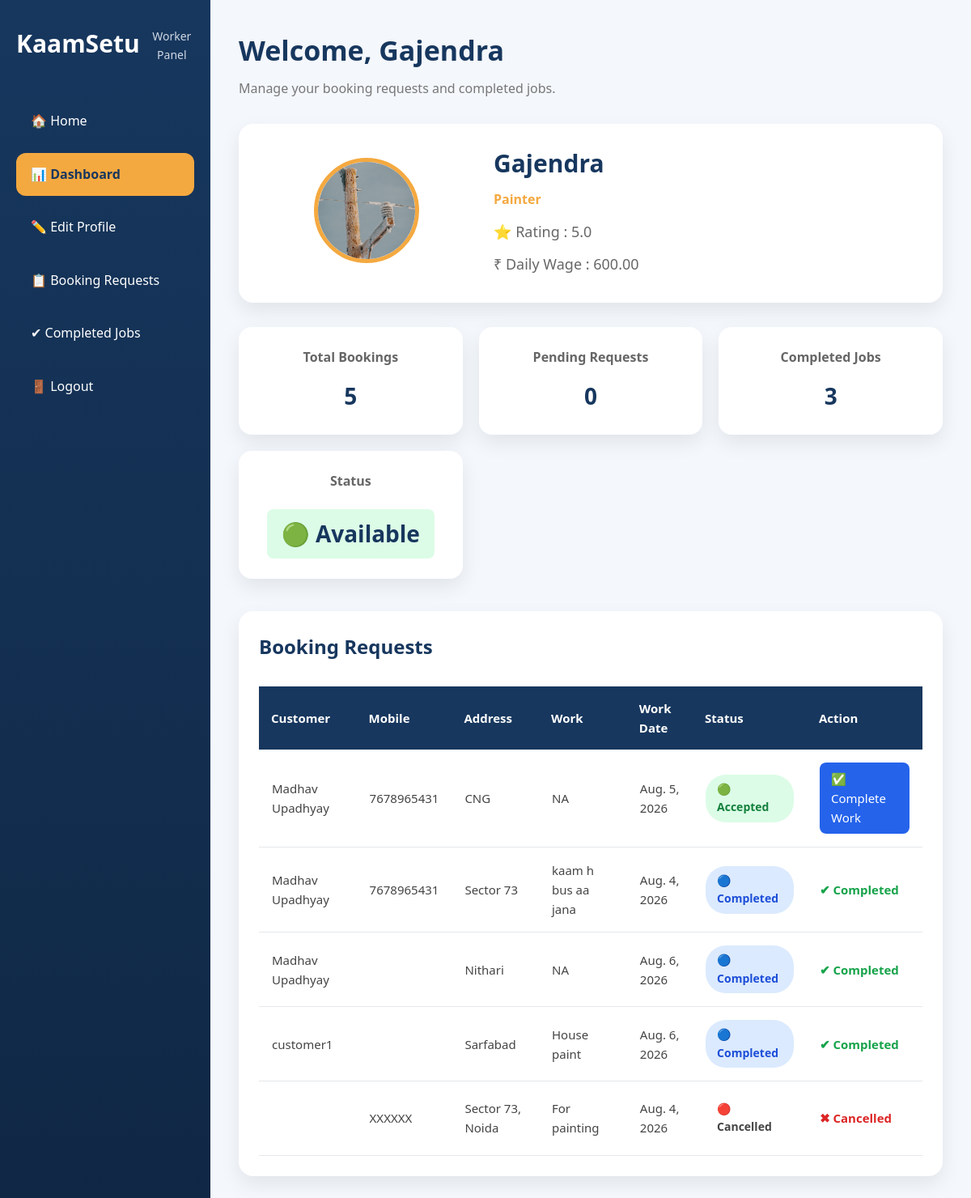
Page /worker/dashboard/ (signed in) on the committed database.
### workers/models.py (models this page shows, shortened)
class Worker(models.Model):
    user = models.OneToOneField(
        User,
        on_delete=models.CASCADE,
        null=True,
        blank=True,
        related_name="worker_profile"
    )
    PROFESSION_CHOICES = [
    ("Rajmistri", "राजमिस्त्री"),
    ("Plumber", "प्लम्बर"),
    ("Electrician", "इलेक्ट्रिशियन"),
    ("Painter", "पेंटर"),
    ("Carpenter", "कारपेंटर"),
    ("Welder", "वेल्डर"),
    ("Helper", "हेल्पर"),
    ("AC Repair", "AC रिपेयर"),
]
    name = models.CharField(max_length=100)
    mobile = models.CharField(max_length=15)
    profession = models.CharField(max_length=30, choices=PROFESSION_CHOICES)
    experience = models.PositiveIntegerField(help_text="Experience in years")
    city = models.CharField(max_length=100)
    area = models.CharField(max_length=100)
    daily_wage = models.DecimalField(max_digits=8, decimal_places=2)
    about = models.TextField(blank=True)
    available = models.BooleanField(default=True)
    profile_photo = models.ImageField(upload_to="workers/", blank=True, null=True)
    rating = models.DecimalField(max_digits=2, decimal_places=1, default=5.0)
    reviews = models.PositiveIntegerField(default=0)
    vverified = models.BooleanField(default=False)

### bookings/models.py (models this page shows, shortened)
class Booking(models.Model):
    STATUS_CHOICES = [
        ("Pending", "Pending"),
        ("Accepted", "Accepted"),
        ("Completed", "Completed"),
        ("Cancelled", "Cancelled"),
    ]
    worker = models.ForeignKey(
        Worker,
        on_delete=models.CASCADE,
        related_name="bookings"
    )
    customer = models.ForeignKey(
        User,
        on_delete=models.CASCADE,
        related_name="customer_bookings",
        null=True,
        blank=True
    )
    customer_name = models.CharField(
        max_length=100
    )
    customer_mobile = models.CharField(
        max_length=15,
        blank=True
    )
    customer_address = models.TextField()
    work_date = models.DateField()
    work_description = models.TextField()
    status = models.CharField(
        max_length=20,
        choices=STATUS_CHOICES,
        default="Pending"
    )
    created_at = models.DateTimeField(
        auto_now_add=True
    )

### workers/views.py (the view)
@login_required
def worker_dashboard(request):
    worker = request.user.worker_profile
    bookings = Booking.objects.filter(
        worker=worker
    ).order_by("-created_at")
    total_bookings = bookings.count()
    pending_bookings = bookings.filter(
        status="Pending"
    ).count()
    accepted_bookings = bookings.filter(
        status="Accepted"
    ).count()
    completed_bookings = bookings.filter(
        status="Completed"
    ).count()
    return render(
        request,
        "worker_dashboard.html",
        {
            "worker": worker,
            "bookings": bookings,
            "total_bookings": total_bookings,
            "pending_bookings": pending_bookings,
            "accepted_bookings": accepted_bookings,
            "completed_bookings": completed_bookings,
        }
    )

### templates/worker_dashboard.html (shortened to what this page needs)
{% extends "base.html" %}
{% load static %}
{% block extra_css %}
<link rel="stylesheet" href="{% static 'css/dashboard.css' %}">
{% endblock %}
{% block content %}
<div class="dashboard">
    <aside class="sidebar">
        <div class="logo">
            <h2>KaamSetu</h2>
            <p>Worker Panel</p>
        </div>
        <ul class="menu">
            <li>
                <a href="{% url 'home' %}">
                    🏠 Home
                </a>
            </li>
            <li>
                <a href="{% url 'worker_dashboard' %}" class="active">
                    📊 Dashboard
                </a>
            </li>
            <li>
                <a href="#">
                    ✏️ Edit Profile
                </a>
            </li>
            <li>
                <a href="#booking-requests">
                    📋 Booking Requests
                </a>
            </li>
            <li>
                <a href="#">
                    ✔ Completed Jobs
                </a>
            </li>
            <li>
                <a href="{% url 'logout' %}">
                    🚪 Logout
                </a>
            </li>
        </ul>
    </aside>
    <main class="main-content">
        <div class="top-bar">
            <h1>
                Welcome,
                {{ worker.name }}
            </h1>
            <p>
                Manage your booking requests and completed jobs.
            </p>
        </div>
        <div class="profile-card">
            <div class="profile-image">
                {% if worker.profile_photo %}
                <img src="{{ worker.profile_photo.url }}" alt="Worker">
                {% else %}
                <img src="{% static 'images/worker.png' %}" alt="Worker">
                {% endif %}
            </div>
            <div class="profile-info">
                <h2>{{ worker.name }}</h2>
                <h4>{{ worker.profession }}</h4>
                <p>
                    ⭐ Rating : {{ worker.rating }}
                </p>
                <p>
                    ₹ Daily Wage : {{ worker.daily_wage }}
                </p>
            </div>
        </div>
        <div class="stats">
            <div class="stat-card">
                <h4>Total Bookings</h4>
                <h2>{{ total_bookings }}</h2>
            </div>
            <div class="stat-card">
                <h4>Pending Requests</h4>
                <h2>{{ pending_bookings }}</h2>
            </div>
            <div class="stat-card">
                <h4>Completed Jobs</h4>
                <h2>{{ completed_bookings }}</h2>
            </div>
            <div class="stat-card">
                <h4>Status</h4>
                {% if worker.available %}
                <h2 class="available">
                    🟢 Available
                </h2>
                {% else %}
                <h2 class="busy">
                    🔴 Busy
                </h2>
                {% endif %}
            </div>
        </div>
        <div id="booking-requests" style="margin-top:40px;">
            <div class="profile-card">
                <div style="width:100%;">
                    <h2 style="margin-bottom:20px;">
                        Booking Requests
                    </h2>
                    <div style="overflow-x:auto;">
                        <table class="booking-table">
                            <thead>
                                <tr>
                                    <th>Customer</th>
                                    <th>Mobile</th>
                                    <th>Address</th>
                                    <th>Work</th>
                                    <th>Work Date</th>
                                    <th>Status</th>
                                    <th>Action</th>
                                </tr>
                            </thead>
                            <tbody>
                                {% for booking in bookings %}
                                <tr>
                                    <td>
                                        {{ booking.customer_name }}
                                    </td>
                                    <td>
                                        {% if booking.status == "Accepted" or booking.status == "Completed" %}
                                        {{ booking.customer_mobile }}
                                        {% else %}
                                        {{ booking.customer_mobile|slice:":4" }}XXXXXX
                                        {% endif %}
                                    </td>
                                    <td>
                                        {{ booking.customer_address }}
                                    </td>
                                    <td>
                                        {{ booking.work_description }}
                                    </td>
                                    <td>
                                        {{ booking.work_date }}
                                    </td>
                                    <td>
                                        {% if booking.status == "Pending" %}
                                        <span class="status pending">
                                            🟡 Pending
                                        </span>
                                        {% elif booking.status == "Accepted" %}
                                        <span class="status accepted">
                                            🟢 Accepted
                                        </span>
                                        {% elif booking.status == "Completed" %}
                                        <span class="status completed">
                                            🔵 Completed
                                        </span>
                                        {% elif booking.status == "Cancelled" %}
                                        <span class="status rejected">
                                            🔴 Cancelled
                                        </span>
                                        {% endif %}
                                    </td>
                                    <td>
                                        {% if booking.status == "Pending" %}
                                        <a href="{% url 'update_booking_status' booking.id 'accept' %}"
                                            style="background:#16a34a;color:white;padding:8px 14px;text-decoration:none;border-radius:8px;margin-right:6px;display:inline-block;">
                                            Accept
                                        </a>
                                        <a href="{% url 'update_booking_status' booking.id 'reject' %}"
                                            style="background:#dc2626;color:white;padding:8px 14px;text-decoration:none;border-radius:8px;display:inline-block;">
                                            Reject
                                        </a>
                                        {% elif booking.status == "Accepted" %}
                                        <a href="{% url 'update_booking_status' booking.id 'complete' %}"
                                            style="background:#2563eb;color:white;padding:8px 14px;text-decoration:none;border-radius:8px;display:inline-block;">
                                            ✅ Complete Work
                                        </a>
                                        {% elif booking.status == "Completed" %}
                                        <span style="color:#16a34a;font-weight:600;">
                                            ✔ Completed
                                        </span>
                                        {% elif booking.status == "Cancelled" %}
                                        <span style="color:#dc2626;font-weight:600;">
                                            ✖ Cancelled
                                        </span>
                                        {% endif %}
                                    </td>
                                </tr>
                                {% empty %}
                                <tr>
                                    <td colspan="7" style="text-align:center;padding:35px;">
                                        No Booking Requests
                                    </td>
                                </tr>
                                {% endfor %}
                            </tbody>
                        </table>
                    </div>
                </div>
            </div>
        </div>
    </main>
</div>
{% endblock %}

### static/css/style.css (style rules this page uses)
* { margin:0; padding:0; box-sizing:border-box; }
body { font-family: "Segoe UI",sans-serif; background:#f8fafc; color:#222; line-height:1.6; }
.logo { display:flex; align-items:center; gap:12px; text-decoration: none; }
html { scroll-behavior:smooth; }
.profile-card { display:flex; gap:60px; background:#fff; border-radius:20px; padding:40px; box-shadow:0 10px 30px rgba(0,0,0,.08); align-items:center; flex-wrap:wrap; }
.profile-image { flex:1; text-align:center; }
.profile-image img { width:260px; height:260px; border-radius:20px; object-fit:cover; }
.profile-info { flex:2; }
.profile-info p { margin:12px 0; font-size:18px; }
.available { display:inline-block; background:#dcfce7; color:#166534; padding:8px 18px; border-radius:8px; margin-top:10px; }

### static/css/dashboard.css (style rules this page uses)
* { margin:0; padding:0; box-sizing:border-box; font-family:"Segoe UI",Tahoma,Geneva,Verdana,sans-serif; }
body { background:#f4f7fc; }
.dashboard { display:flex; min-height:100vh; }
.sidebar { width:260px; background:linear-gradient(180deg,#17375E,#0F2744); color:#fff; position:fixed; left:0; top:0; bottom:0; padding:30px 20px; overflow-y:auto; }
.logo { text-align:center; margin-bottom:40px; }
.logo h2 { font-size:30px; color:#ffffff; margin-bottom:5px; }
.logo p { color:#cfd8e3; font-size:14px; }
.menu { list-style:none; }
.menu li { margin-bottom:12px; }
.menu a { display:block; text-decoration:none; color:#ffffff; padding:14px 18px; border-radius:12px; transition:0.3s; font-size:16px; font-weight:500; }
.menu a.active { background:#f4a940; color:#17375E; font-weight:bold; }
.main-content { margin-left:260px; width:100%; padding:35px; }
.top-bar { margin-bottom:25px; }
.top-bar h1 { color:#17375E; font-size:34px; margin-bottom:8px; }
.top-bar p { color:#777; font-size:16px; }
.profile-card { background:#ffffff; border-radius:18px; padding:25px; display:flex; align-items:center; gap:25px; box-shadow:0 10px 25px rgba(0,0,0,.08); margin-bottom:30px; }
.profile-image img { width:130px; height:130px; object-fit:cover; border-radius:50%; border:5px solid #f4a940; }
.profile-info h2 { color:#17375E; font-size:30px; margin-bottom:8px; }
.profile-info h4 { color:#f4a940; margin-bottom:12px; }
.profile-info p { color:#666; margin-bottom:8px; }
.stats { display:grid; grid-template-columns:repeat(auto-fit,minmax(220px,1fr)); gap:20px; }
.stat-card { background:#ffffff; border-radius:16px; padding:25px; text-align:center; box-shadow:0 10px 25px rgba(0,0,0,.08); transition:.3s; }
.stat-card h4 { color:#666; margin-bottom:12px; font-size:16px; }
.stat-card h2 { color:#17375E; font-size:28px; }
.available { color:green; }
.booking-table { width:100%; border-collapse:collapse; margin-top:10px; }
.booking-table th { background:#17375E; color:#ffffff; padding:15px; text-align:left; font-size:15px; }
.booking-table td { padding:16px; border-bottom:1px solid #e5e7eb; color:#444; font-size:15px; }
.status { display:inline-block; padding:7px 14px; border-radius:25px; font-weight:600; font-size:14px; }
.accepted { background:#dcfce7; color:#15803d; }
.completed { background:#dbeafe; color:#1d4ed8; }
.profile-card h2 { color:#17375E; }
.profile-card { margin-top:30px; }

### rows in the picture
Worker: name "Gajendra", profile_photo (picture), profession "Painter", rating "5.0", daily_wage "600.00"
Booking: customer_name "Madhav Upadhyay", customer_mobile "7678965431", customer_address "CNG", work_description "NA", work_date "Aug. 5, 2026", status "🟢 Accepted"
Booking: customer_name "Madhav Upadhyay", customer_mobile "7678965431", customer_address "Sector 73", work_description "kaam h bus aa jana", work_date "Aug. 4, 2026", status "🔵 Completed"
Booking: customer_name "Madhav Upadhyay", customer_address "Nithari", work_description "NA", work_date "Aug. 6, 2026", status "🔵 Completed"
Booking: customer_name "customer1", customer_address "Sarfabad", work_description "House paint", work_date "Aug. 6, 2026", status "🔵 Completed"
Booking: customer_address "Sector 73, Noida", work_description "For painting", work_date "Aug. 4, 2026", status "🔴 Cancelled"

### other values in the picture
{{ total_bookings }} "5"
{{ pending_bookings }} "0"
{{ completed_bookings }} "3"
